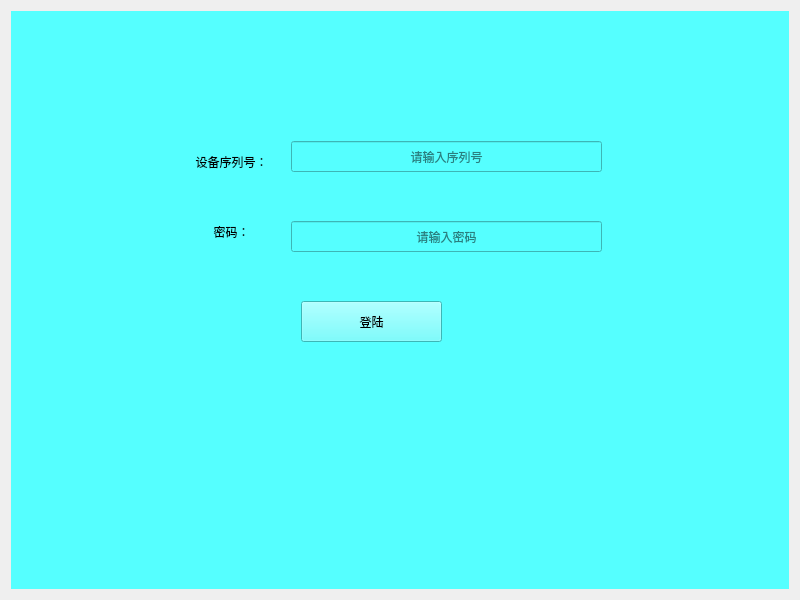
<?xml version="1.0" encoding="UTF-8"?>
<ui version="4.0">
 <class>Widget</class>
 <widget class="QWidget" name="Widget">
  <property name="geometry">
   <rect>
    <x>0</x>
    <y>0</y>
    <width>800</width>
    <height>600</height>
   </rect>
  </property>
  <property name="windowTitle">
   <string>Widget</string>
  </property>
  <layout class="QHBoxLayout" name="horizontalLayout_2">
   <item>
    <widget class="QStackedWidget" name="stackedWidget">
     <property name="styleSheet">
      <string notr="true">background-color: rgb(255, 255, 255);</string>
     </property>
     <property name="currentIndex">
      <number>0</number>
     </property>
     <widget class="QWidget" name="loginPage">
      <property name="styleSheet">
       <string notr="true">background-color: rgb(85, 255, 255);</string>
      </property>
      <widget class="QLabel" name="label">
       <property name="geometry">
        <rect>
         <x>170</x>
         <y>130</y>
         <width>101</width>
         <height>41</height>
        </rect>
       </property>
       <property name="styleSheet">
        <string notr="true">font: 10pt &quot;楷体&quot;;</string>
       </property>
       <property name="text">
        <string>设备序列号：</string>
       </property>
       <property name="alignment">
        <set>Qt::AlignCenter</set>
       </property>
      </widget>
      <widget class="QLabel" name="label_3">
       <property name="geometry">
        <rect>
         <x>170</x>
         <y>200</y>
         <width>101</width>
         <height>41</height>
        </rect>
       </property>
       <property name="styleSheet">
        <string notr="true">font: 10pt &quot;楷体&quot;;</string>
       </property>
       <property name="text">
        <string>密码：</string>
       </property>
       <property name="alignment">
        <set>Qt::AlignCenter</set>
       </property>
      </widget>
      <widget class="QLineEdit" name="loginIdEdit">
       <property name="geometry">
        <rect>
         <x>280</x>
         <y>130</y>
         <width>311</width>
         <height>31</height>
        </rect>
       </property>
       <property name="alignment">
        <set>Qt::AlignCenter</set>
       </property>
       <property name="placeholderText">
        <string>请输入序列号</string>
       </property>
      </widget>
      <widget class="QLineEdit" name="loginpwdEdit">
       <property name="geometry">
        <rect>
         <x>280</x>
         <y>210</y>
         <width>311</width>
         <height>31</height>
        </rect>
       </property>
       <property name="echoMode">
        <enum>QLineEdit::Password</enum>
       </property>
       <property name="alignment">
        <set>Qt::AlignCenter</set>
       </property>
       <property name="placeholderText">
        <string>请输入密码</string>
       </property>
      </widget>
      <widget class="QPushButton" name="loginButton">
       <property name="geometry">
        <rect>
         <x>290</x>
         <y>290</y>
         <width>141</width>
         <height>41</height>
        </rect>
       </property>
       <property name="text">
        <string>登陆</string>
       </property>
      </widget>
     </widget>
     <widget class="QWidget" name="registePage">
      <property name="styleSheet">
       <string notr="true">background-color: rgb(85, 255, 127);</string>
      </property>
      <widget class="QLineEdit" name="registepwdEdit">
       <property name="geometry">
        <rect>
         <x>320</x>
         <y>230</y>
         <width>291</width>
         <height>31</height>
        </rect>
       </property>
       <property name="echoMode">
        <enum>QLineEdit::Password</enum>
       </property>
       <property name="alignment">
        <set>Qt::AlignCenter</set>
       </property>
       <property name="placeholderText">
        <string>输入您的密码</string>
       </property>
      </widget>
      <widget class="QPushButton" name="registeButton">
       <property name="geometry">
        <rect>
         <x>320</x>
         <y>300</y>
         <width>141</width>
         <height>41</height>
        </rect>
       </property>
       <property name="styleSheet">
        <string notr="true">font: 11pt &quot;楷体&quot;;</string>
       </property>
       <property name="text">
        <string>注册</string>
       </property>
      </widget>
      <widget class="QLabel" name="label_2">
       <property name="geometry">
        <rect>
         <x>210</x>
         <y>170</y>
         <width>101</width>
         <height>41</height>
        </rect>
       </property>
       <property name="styleSheet">
        <string notr="true">font: 10pt &quot;楷体&quot;;</string>
       </property>
       <property name="text">
        <string>设备序列号：</string>
       </property>
       <property name="alignment">
        <set>Qt::AlignCenter</set>
       </property>
      </widget>
      <widget class="QLabel" name="label_4">
       <property name="geometry">
        <rect>
         <x>210</x>
         <y>220</y>
         <width>101</width>
         <height>41</height>
        </rect>
       </property>
       <property name="styleSheet">
        <string notr="true">font: 10pt &quot;楷体&quot;;</string>
       </property>
       <property name="text">
        <string>密码：</string>
       </property>
       <property name="alignment">
        <set>Qt::AlignCenter</set>
       </property>
      </widget>
      <widget class="QLineEdit" name="registeIdEdit">
       <property name="geometry">
        <rect>
         <x>320</x>
         <y>170</y>
         <width>291</width>
         <height>31</height>
        </rect>
       </property>
       <property name="alignment">
        <set>Qt::AlignCenter</set>
       </property>
       <property name="readOnly">
        <bool>true</bool>
       </property>
       <property name="placeholderText">
        <string>请输入序列号</string>
       </property>
      </widget>
      <widget class="QLineEdit" name="lineEdit">
       <property name="geometry">
        <rect>
         <x>180</x>
         <y>50</y>
         <width>461</width>
         <height>61</height>
        </rect>
       </property>
       <property name="styleSheet">
        <string notr="true">background-color: rgb(255, 0, 0);
font: 12pt &quot;楷体&quot;;</string>
       </property>
       <property name="text">
        <string>设备不存在，请您注册！</string>
       </property>
       <property name="alignment">
        <set>Qt::AlignCenter</set>
       </property>
      </widget>
     </widget>
     <widget class="QWidget" name="dispPage">
      <property name="styleSheet">
       <string notr="true">
background-color: rgb(255, 255, 255);</string>
      </property>
      <layout class="QVBoxLayout" name="verticalLayout" stretch="1,2,10">
       <item>
        <widget class="QWidget" name="widget" native="true">
         <property name="styleSheet">
          <string notr="true">background-color: rgb(170, 255, 255);</string>
         </property>
         <layout class="QHBoxLayout" name="horizontalLayout">
          <item>
           <widget class="QLabel" name="portLabel">
            <property name="styleSheet">
             <string notr="true">font: 12pt &quot;Courier New&quot;;</string>
            </property>
            <property name="text">
             <string>Port:</string>
            </property>
           </widget>
          </item>
          <item>
           <widget class="QLineEdit" name="portLineEdit"/>
          </item>
          <item>
           <widget class="QPushButton" name="startButton">
            <property name="styleSheet">
             <string notr="true">font: 12pt &quot;楷体&quot;;</string>
            </property>
            <property name="text">
             <string>启动</string>
            </property>
           </widget>
          </item>
          <item>
           <widget class="QPushButton" name="sendButton">
            <property name="styleSheet">
             <string notr="true">font: 12pt &quot;楷体&quot;;</string>
            </property>
            <property name="text">
             <string>发送数据</string>
            </property>
           </widget>
          </item>
          <item>
           <widget class="QPushButton" name="pushButton">
            <property name="styleSheet">
             <string notr="true">font: 12pt &quot;楷体&quot;;
</string>
            </property>
            <property name="text">
             <string>保存数据</string>
            </property>
           </widget>
          </item>
          <item>
           <widget class="QPushButton" name="stopButton">
            <property name="enabled">
             <bool>false</bool>
            </property>
            <property name="styleSheet">
             <string notr="true">font: 12pt &quot;楷体&quot;;</string>
            </property>
            <property name="text">
             <string>终止</string>
            </property>
           </widget>
          </item>
         </layout>
        </widget>
       </item>
       <item>
        <widget class="QTableView" name="tableView">
         <property name="layoutDirection">
          <enum>Qt::LeftToRight</enum>
         </property>
         <property name="styleSheet">
          <string notr="true">background-color: rgb(184, 255, 222);
font: 12pt &quot;楷体&quot;;
color: rgb(0, 0, 0);</string>
         </property>
         <property name="gridStyle">
          <enum>Qt::DashDotLine</enum>
         </property>
        </widget>
       </item>
       <item>
        <widget class="QWidget" name="Wavewidget" native="true">
         <property name="styleSheet">
          <string notr="true">background-color: rgb(255, 255, 255);</string>
         </property>
        </widget>
       </item>
      </layout>
     </widget>
    </widget>
   </item>
  </layout>
 </widget>
 <resources/>
 <connections/>
</ui>
